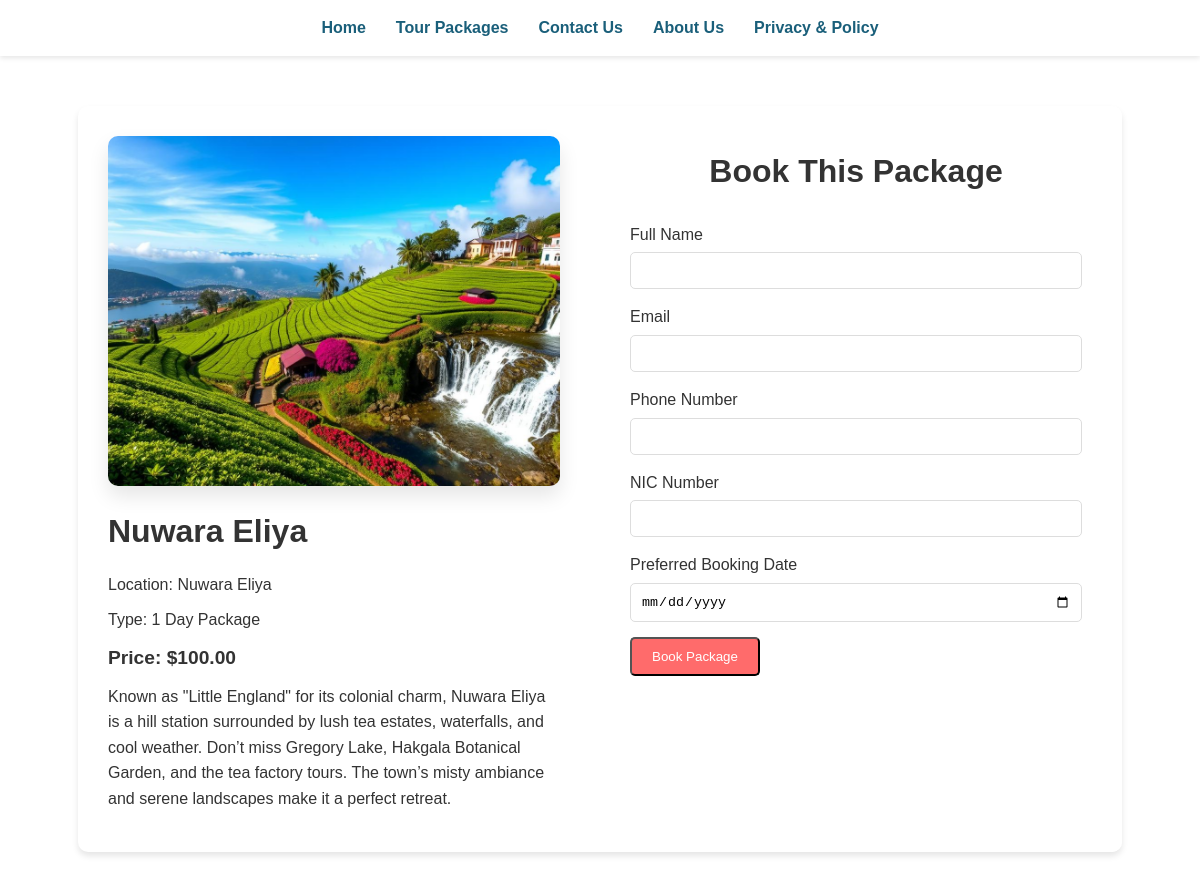
Page /booking.php?package_id=19 on the committed database.
### tables this page shows
CREATE TABLE IF NOT EXISTS `tour_packages` (
  `id` int NOT NULL AUTO_INCREMENT,  
  `package_name` varchar(100) NOT NULL,  
  `package_type` varchar(50) NOT NULL,  
  `package_location` varchar(100) NOT NULL,  
  `package_price` decimal(10,2) NOT NULL,  
  `package_details` text,  
  `package_image` varchar(255) DEFAULT NULL,  
  `is_active` tinyint(1) DEFAULT '1',  
  `created_at` timestamp NULL DEFAULT CURRENT_TIMESTAMP,  
  PRIMARY KEY (`id`)  
);

### booking.php (the view, shortened to what this page needs)
<?php
$database = new Database();
$conn = $database->getConnection();
$package_id = intval($_GET['package_id']);
$query = "SELECT * FROM tour_packages WHERE id = $package_id";
$result = $conn->query($query);
$package = $result->fetch_assoc();
?>
<!DOCTYPE html>
<html lang="en">
<head>
    <link rel="stylesheet" href="assets/css/styles.css">
</head>
<body>
    <?php include 'includes/navigation.php'; ?>
    <main class="booking-page">
        <div class="booking-container">
            <div class="package-preview">
                <img src="assets/images/packages/<?php echo htmlspecialchars($package['package_image']); ?>" alt="<?php echo htmlspecialchars($package['package_name']); ?>">
                <h2><?php echo htmlspecialchars($package['package_name']); ?></h2>
                <p>Location: <?php echo htmlspecialchars($package['package_location']); ?></p>
                <p>Type: <?php echo htmlspecialchars($package['package_type']); ?></p>
                <p>Price: $<?php echo number_format($package['package_price'], 2); ?></p>
                <p><?php echo htmlspecialchars($package['package_details']); ?></p>
            </div>
            <div class="booking-form">
                <h2>Book This Package</h2>
                <form method="POST">
                    <div class="form-group">
                        <label for="user_name">Full Name</label>
                        <input type="text" id="user_name" name="user_name" required>
                    </div>
                    <div class="form-group">
                        <label for="user_email">Email</label>
                        <input type="email" id="user_email" name="user_email" required>
                    </div>
                    <div class="form-group">
                        <label for="phone">Phone Number</label>
                        <input type="phone" id="phone" name="phone" required>
                    </div>
                    <div class="form-group">
                        <label for="NIC">NIC Number</label>
                        <input type="NIC" id="NIC" name="NIC" required>
                    </div>
                    <div class="form-group">
                        <label for="booking_date">Preferred Booking Date</label>
                        <input type="date" id="booking_date" name="booking_date" required>
                    </div>
                    <button type="submit" class="btn">Book Package</button>
                </form>
            </div>
        </div>
    </main>
</body>
</html>

### sritravels/assets/css/styles.css (style rules this page uses)
* { margin: 0; padding: 0; box-sizing: border-box; }
body { font-family: 'Arial', sans-serif; line-height: 1.6; color: #333; background-color: #ffffff; }
h1, h2, h3 { color: var(--primary-color); margin-bottom: 20px; font-weight: 700; text-transform: capitalize; }
h2 { font-size: 2rem; }
.btn { display: inline-block; background-color: #ff6b6b; color: white; padding: 10px 20px; text-decoration: none; border-radius: 5px; transition: background-color 0.3s ease; }
.booking-page { display: flex; justify-content: center; padding: 50px 20px; }
.booking-container { display: flex; width: 90%; max-width: 1200px; background-color: white; box-shadow: 0 4px 6px rgba(0,0,0,0.1); border-radius: 10px; overflow: hidden; }
.package-preview { flex: 1; background-color: var(--light-color); padding: 30px; display: flex; flex-direction: column; }
.package-preview img { width: 100%; height: 350px; object-fit: cover; border-radius: 10px; margin-bottom: 20px; box-shadow: 0 10px 20px rgba(0, 0, 0, 0.1); transition: transform 0.3s ease; }
.package-preview h2 { color: var(--primary-color); margin-bottom: 15px; font-size: 2rem; }
.package-preview p { color: var(--text-color); margin-bottom: 10px; line-height: 1.6; }
.package-preview p:nth-of-type(3) { font-weight: bold; color: var(--secondary-color); font-size: 1.2rem; }
.booking-form { flex: 1; padding: 40px; background-color: white; }
.booking-form h2 { color: var(--dark-color); margin-bottom: 25px; text-align: center; position: relative; }
.booking-form h2::after { content: ''; position: absolute; bottom: -10px; left: 50%; transform: translateX(-50%); width: 100px; height: 3px; background-color: var(--primary-color); }
.form-group { margin-bottom: 15px; }
.form-group label { display: block; margin-bottom: 5px; }
.form-group input, .form-group textarea { width: 100%; padding: 10px; border: 1px solid #ddd; border-radius: 5px; }

### rows in the picture
tour_packages: package_image+package_name (picture), package_name "Nuwara Eliya", package_location "Nuwara Eliya", package_type "1 Day Package", package_price "100.00", package_details "Known as \"Little England\" for its colonial charm, Nuwara Eliya is a hill station surrounded by lush tea estates, waterfalls, and cool weather. Don’t miss Gregory Lake, Hakgala Botanical Garden, and the tea factory tours. The town’s misty ambiance and serene landscapes make it a perfect retreat."
